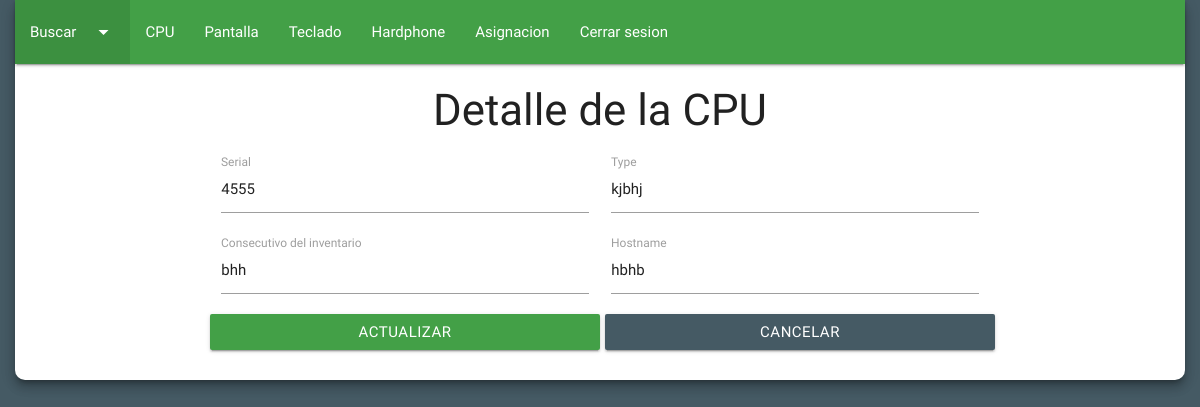
The app's page /?detalle=4555&c=admin&a=DetalleEquipo (signed in) with its own data.
### tables this page shows
CREATE TABLE `equipo` (
  `equi_id` int(11) NOT NULL COMMENT 'En este campo se va a almacenar la clave primaria de cada equipo. Tambien es la llave primaria de la tabla.',
  `equi_serial` varchar(50) NOT NULL COMMENT 'En este campo se va a almacenar el serial de cada equipo registrado.',
  `equi_type` varchar(50) NOT NULL COMMENT 'En este campo se va a almacenar el type de cada equipo registrado.',
  `equi_consecutivo` varchar(50) NOT NULL COMMENT 'En este campo se va a almacenar el consecutivo de inventario de cada equipo registrado.',
  `equi_hostname` varchar(50) NOT NULL COMMENT 'En este campo se va a almacenar el hostname de cada equipo registrado.',
  `equi_atid` varchar(50) NOT NULL COMMENT 'Este campo pertenece a amadeus ard y va a almacenar el atid que se le sea asignado.',
  `equi_oid` varchar(50) NOT NULL COMMENT 'Este campo pertenece a amadeus ard y va a almacenar el oid que se le sea asignado.',
  `equi_cid` varchar(50) NOT NULL COMMENT 'Este campo pertenece a amadeus ard y va a almacenar el cid que se le sea asignado.',
  `equi_office` tinyint(1) NOT NULL COMMENT 'En este campo se va a almacenar si el equipo va a tener office.',
  `equi_version_office` varchar(50) DEFAULT NULL COMMENT 'Este campo va a almacenar, si posee office, la version de office que va a tener.',
  `equi_super` tinyint(1) NOT NULL COMMENT 'Este campo va a almacenar si el puesto tiene supervisor.',
  `equi_cargo` varchar(50) NOT NULL COMMENT 'Este campo va a almacenar el cargo del supervisor.',
  `equi_nice_screen` varchar(50) NOT NULL COMMENT 'Este campo va a almacenar el Nice ScreenAgent que este asignado a un equipo determinado.',
  `equi_nice_super` varchar(50) NOT NULL COMMENT 'Este campo va a almacenar el Nice de un supervisor determinado',
  `equi_spector` varchar(50) DEFAULT NULL COMMENT 'Este campo va a almacenar el Spector360 que este asignado a un equipo determinado',
  `equi_amadeus_cm` varchar(50) NOT NULL COMMENT 'Este campo va a almacenar el amadeus cm que este asignado a un equipo.',
  `equi_estado` varchar(50) NOT NULL COMMENT 'Este campo almacena el estado de un equipo determinado, ya sea asignado o sin asignacion.'
);

### model/conn.model.php (called while the page is built, shortened)
<?php
class DataBase{
  private static $db_host = "localhost";
  private static $db_name = "inventario";
  private static $db_user = "root";
  private static $db_pass = "";
  private static $db_conn = null;
  public static function connect(){
    if(self::$db_conn == null){
      try{
        self::$db_conn = new PDO("mysql:host=".self::$db_host.";dbname=".self::$db_name,self::$db_user,self::$db_pass);
        self::$db_conn->exec("SET CHARACTER SET utf8");
      }catch(PDOException $e){
        die($e->getMessage());
      }
    }
    return self::$db_conn;
  }
}
?>

### model/user.model.php (called while the page is built, shortened)
<?php
class UserModel{
  private $pdo;
  public function __CONSTRUCT(){
    try{
      $this->pdo = DataBase::connect();
      $this->pdo->setAttribute(PDO::ATTR_ERRMODE,PDO::ERRMODE_EXCEPTION);
    }catch(PDOException $e){
      die($e->getMessage());
    }
  }
  public function DetalleEquipo($detalle){
    try {
      $sql= "SELECT * FROM equipo WHERE equi_serial= '$detalle'";
      $query= $this->pdo->prepare($sql);
      $query->execute();
      $result= $query->fetchALL(PDO::FETCH_OBJ);
    } catch (PDOException $e) {
      die($e->getMessage());
    }
    return $result;
  }
}
 ?>

### view/modules/admin/detalleEquipo.php (the view, shortened to what this page needs)
<div class="row z-depth-4" id="cuerpo">
  <nav>
    <div class="nav-wrapper green darken-1">
      <ul>
        <li class="active"><a class="dropdown-button" data-activates="dropdown1" href="">Buscar<i class="material-icons right">arrow_drop_down</i></a></li>
        <li><a href="?c=admin&a=Equipo">CPU</a></li>
        <li><a href="?c=admin&a=Pantalla">Pantalla</a></li>
        <li><a href="?c=admin&a=Teclado">Teclado</a></li>
        <li><a href="?c=admin&a=Hardphone">Hardphone</a></li>
        <li><a href="?c=admin&a=Asignacion">Asignacion</a></li>
        <li><a href="?c=admin&a=logout" onclick="return confirm('¿Desea cerrar sesion?')">Cerrar sesion</a></li>
      </ul>
    </div>
  </nav>
  <form action="?c=admin&a=UpdateEquipo" method="post">
    <h3>Detalle de la CPU</h3>
    <?php foreach($result as $data){ ?>
    <div class="input-field col s4 offset-s2">
      <input type="text" name="data[]" value="<?php echo $data->equi_serial; ?>" required>
      <label>Serial</label>
    </div>
    <div class="input-field col s4">
      <input type="text" name="data[]" value="<?php echo $data->equi_type; ?>" required>
      <label>Type</label>
    </div>
    <div class="input-field col s4 offset-s2">
      <input type="text" name="data[]" value="<?php echo $data->equi_consecutivo; ?>" required>
      <label>Consecutivo del inventario</label>
    </div>
    <div class="input-field col s4">
      <input type="text" name="data[]" value="<?php echo $data->equi_hostname; ?>"required>
      <label>Hostname</label>
    </div>
    <button id="btn" type="submit" class="btn waves-effect waves-light col s4 offset-s2 green darken-1">Actualizar</button>
  <?php } ?>
  </form>
  <a href="?c=admin&a=dashboard" class="btn waves-effect waves-light col s4 blue-grey darken-2">Cancelar</a>
</div>

### view/assets/css/main.css (style rules this page uses)
body { background-color: #455a64; }
#cuerpo { border-radius: 10px; background-color: white; margin-left: 15px; margin-right: 15px; }
h3, h5 { text-align: center; }
#btnGuardar, #btn { margin-bottom: 30px; margin-right: 5px; }

### records on screen
equipo: equi_serial "4555", equi_type "kjbhj", equi_consecutivo "bhh", equi_hostname "hbhb"
